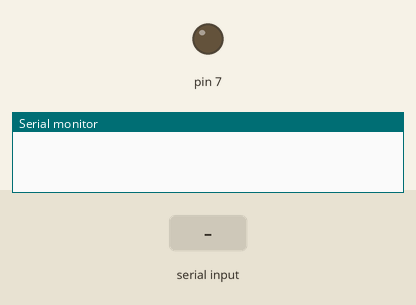
Simulated run of this sketch. Board: Arduino Uno, built with avr-gcc and run on an emulated ATmega328P. Shown: output pins drawn as LEDs (lit = HIGH), the last lines printed to the serial monitor. Inputs (shaded band) come from the test bench.

Above: at 1.2 s.
1.3 s: "SL-1\n" received over the second serial link
At 1.4 s:
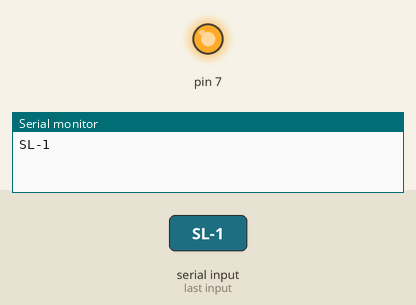
Timing chart, 0 to 4.3 s (numbered marks = the images above; inputs shaded):
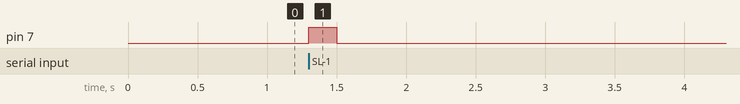

Measured:
- after the input at 1.3 s, pin 7: LOW → HIGH at once, → LOW 0.20 s later

The sketch:

SL1GND.ino
```cpp
#include <SoftwareSerial.h>
SoftwareSerial HC12(11, 12); // HC-12 TX Pin, HC-12 RX Pin

void setup() {
  Serial.begin(9600);             // Serial port to computer
  HC12.begin(9600);               // Serial port to HC12
  pinMode(7,OUTPUT);
}
void loop() {
  while (HC12.available()) {        // If HC-12 has data
    String data = HC12.readStringUntil('\n');  //conveting the value of chars to integer
    if (data.startsWith("SL-1")){
    Serial.println(data);
    digitalWrite(7,HIGH);
    delay(200);
    digitalWrite(7,LOW);
    //Serial.println(HC12.read());      // Send the data to Serial monitor
  }
  }
  while (Serial.available()) {      // If Serial monitor has data
    HC12.write(Serial.read());      // Send that data to HC-12
  }
}
```
